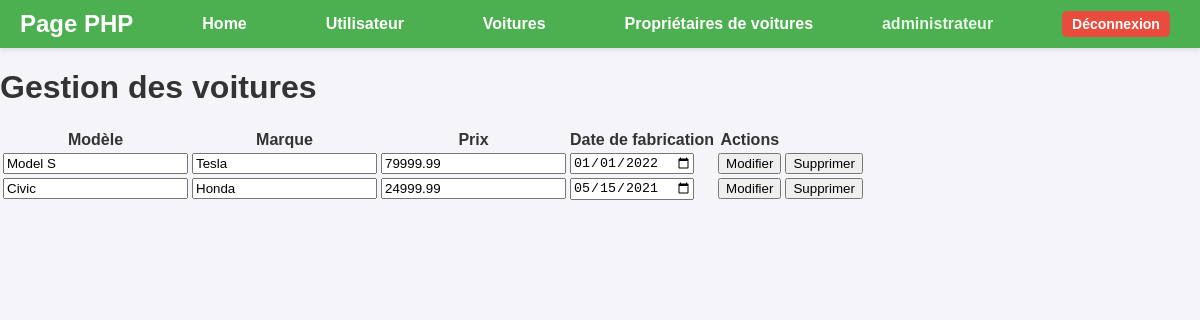
Page /public/php/cars.php (signed in) on the committed database.
### tables this page shows
CREATE TABLE IF NOT EXISTS cars (
    id INT NOT NULL AUTO_INCREMENT PRIMARY KEY,
    model VARCHAR(255) NOT NULL,
    brand VARCHAR(255) NOT NULL,
    price DECIMAL(8,2) CHECK (price >= 0),
    build_at DATE
);

### www/public/php/cars.php (the view, shortened to what this page needs)
<?php
    $db = connect();
    $query = $db->prepare("SELECT id, model, brand, price, build_at FROM cars");
    $query->execute();
    $cars = $query->fetchAll(PDO::FETCH_OBJ);
?>
<!DOCTYPE html>
<html lang="fr">
<head>
    <link rel="stylesheet" href=".\..\css\header.css">
</head>
<body>
    <?php include './include/header.php'; ?>
    <h1>Gestion des voitures</h1>
    <?php if ($cars): ?>
        <table>
            <tr>
                <th>Modèle</th>
                <th>Marque</th>
                <th>Prix</th>
                <th>Date de fabrication</th>
                <th>Actions</th>
            </tr>
            <?php foreach ($cars as $car): ?>
                <tr>
                    <form method="POST" style="display: inline;">
                        <td>
                            <input type="text" name="model" value="<?= htmlspecialchars($car->model) ?>" required>
                        </td>
                        <td>
                            <input type="text" name="brand" value="<?= htmlspecialchars($car->brand) ?>" required>
                        </td>
                        <td>
                            <input type="number" step="0.01" name="price" value="<?= htmlspecialchars($car->price) ?>" required>
                        </td>
                        <td>
                            <input type="date" name="build_at" value="<?= htmlspecialchars($car->build_at) ?>" required>
                        </td>
                        <td>
                            <button type="submit" name="update-car" class="update-car">Modifier</button>
                        </td>
                    </form>
                    <td>
                        <form method="POST" style="display: inline;">
                            <button type="submit" name="delete-car" class="delete-car">Supprimer</button>
                        </form>
                    </td>
                </tr>
            <?php endforeach; ?>
        </table>
    <?php else: ?>
        <p>Aucune voiture trouvée.</p>
    <?php endif; ?>
</body>
</html>

### www/public/css/header.css (style rules this page uses)
body { font-family: Arial, sans-serif; margin: 0; padding: 0; background-color: #f4f4f9; color: #333; }

### rows in the picture
cars: model "Model S", brand "Tesla", price "79999.99", build_at "01/01/2022"
cars: model "Civic", brand "Honda", price "24999.99", build_at "05/15/2021"

### other values in the picture
$username "administrateur"
